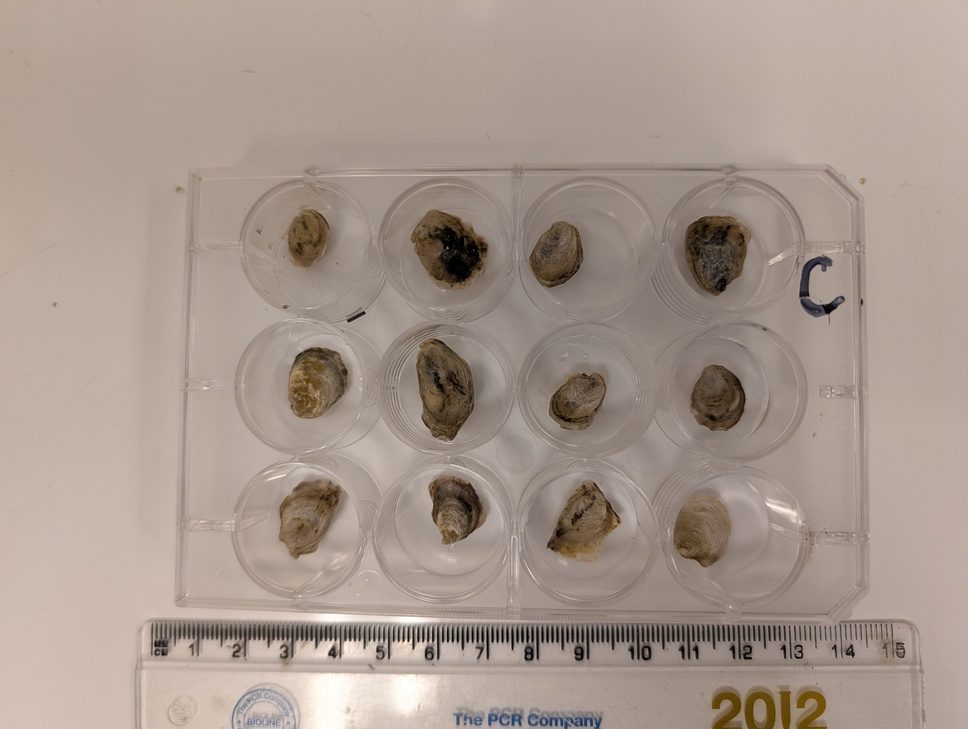
#> input picture Resazurin/data/20260921-mgig-sormi-multi_stress/images/plate-C.jpg, 968 x 729 px, shrunk from 4080 x 3072 before the run; its folder holds only this picture in this run
$ python 05.0-measure-oyster-area-20260921.py
#> lines starting #> are read from the running program, lines starting #| are printed output that depends on the picture; after the words box and inside, x2 and y2 are one past the last pixel; in counts of white or black regions, pixels touching at a corner belong together
#!/usr/bin/env python3
"""
05.0 - Measure oyster surface area (mm^2) from 20260921 multi-stress plate photos.

Each photo shows one 12-well plate (3 rows x 4 cols, one oyster per well) above
a mm ruler. For each image we:
  1. estimate the pixel/mm scale from the periodicity of the ruler's mm ticks
     (FFT of the tick band intensity profile),
  2. fit the 3x4 well grid (known 26 mm pitch; search rotation/scale/offset)
     to a local-darkness map,
     (on darkness + brown tint)
  3. within each well disk, segment the oyster with a per-well Otsu threshold
     on darkness + saturation relative to that well's background, keeping the
     component that reaches the well centre (drops well-rim arcs),
  4. write per-well area (mm^2) and an overlay PNG for visual QC.

Outputs:
  Resazurin/outputs/05.0-measure-oyster-area-20260921/oyster_area.csv
  Resazurin/outputs/05.0-measure-oyster-area-20260921/overlays/plate-*.png
"""
from pathlib import Path

import numpy as np
from PIL import Image, ImageDraw
from scipy import ndimage as ndi

ROOT = Path(__file__).resolve().parents[1]  # Resazurin/
IMG_DIR = ROOT / "data" / "20260921-mgig-sormi-multi_stress" / "images"
OUT_DIR = ROOT / "outputs" / "05.0-measure-oyster-area-20260921"
OVL_DIR = OUT_DIR / "overlays"
OVL_DIR.mkdir(parents=True, exist_ok=True)

PLATES = list("CRSTUV")
DS = 2  # downsample factor for segmentation speed
PITCH_MM = 26.0     # 12-well plate well-to-well pitch (SBS format)
WELL_R_MM = 10.5    # search radius inside a well (well ID ~22 mm; excludes rim)
CORE_R_MM = 5.0     # a real oyster blob must reach within this of the centre
MIN_FEAT = 0.06     # floor on the per-well threshold
OTSU_FRAC = 0.6     # fraction of Otsu threshold (captures pale shell margins)
ROWS, COLS = "ABC", 4


def ruler_scale(gray):
    """Return (px_per_mm, ruler_top_row) in full-resolution pixels.

    Scans rows in the lower half of the image for a strong periodic signal at
    the mm-tick frequency (period ~12-40 px), then refines the period on the
    best band via FFT peak interpolation.
    """
    h, w = gray.shape
    best = (0, None, None)
    periods = (12, 40)
    for y in range(h // 2, h - 10, 6):
        band = gray[y:y + 12, :].mean(axis=0)
        band = band - ndi.uniform_filter1d(band, 101)
        spec = np.abs(np.fft.rfft(band * np.hanning(w)))
        freqs = np.fft.rfftfreq(w)
        m = (freqs > 1 / periods[1]) & (freqs < 1 / periods[0])
        k = np.argmax(spec[m])
        strength = spec[m][k] / (np.median(spec[m]) + 1e-9)
        if strength > best[0]:
            best = (strength, y, 1 / freqs[m][k])
    _, y_best, _ = best
    # refine on a thicker band with parabolic peak interpolation
    band = gray[y_best:y_best + 20, :].mean(axis=0)
    band = band - ndi.uniform_filter1d(band, 101)
    n = 1 << 16
    spec = np.abs(np.fft.rfft(band * np.hanning(w), n=n))
    freqs = np.fft.rfftfreq(n)
    m = (freqs > 1 / periods[1]) & (freqs < 1 / periods[0])
    idx = np.where(m)[0]
    k = idx[np.argmax(spec[idx])]
    a, b, c = spec[k - 1], spec[k], spec[k + 1]
    off = 0.5 * (a - c) / (a - 2 * b + c)
    period = 1 / ((k + off) / n)
    return period, y_best, best[0]


def evidence(rgb, px_per_mm):
    """Per-pixel 'oyster-ness' (downsampled): darker than local background."""
    small = rgb[::DS, ::DS].astype(float) / 255.0
    mx = ndi.uniform_filter(small.max(axis=2), 3)
    elem = int(30 * px_per_mm / DS) // 4
    bg = ndi.grey_closing(mx[::4, ::4], size=(elem, elem))
    bg = ndi.zoom(bg, (mx.shape[0] / bg.shape[0], mx.shape[1] / bg.shape[1]), order=1)
    return np.clip(bg - mx, 0, None), mx


def fit_grid(dark, px_per_mm, ruler_top):
    """Fit the 3x4 well grid (known pitch) to the darkness map.

    Searches rotation, pitch scale and origin, maximising darkness summed inside
    12 disks of radius ~8 mm (the oysters sit in the well centres).
    Returns a (3, 4, 2) array of well centres (y, x) in downsampled pixels.
    """
    f = 4  # extra coarsening for the search
    d = dark[::f, ::f].copy()
    d[int(ruler_top / DS / f):, :] = 0
    best = (-1, None)
    for scale in np.arange(1.02, 1.161, 0.02):  # plate top ~5-15% larger than ruler plane
        pitch = PITCH_MM * scale * px_per_mm / DS / f
        r = 6 * px_per_mm / DS / f  # fixed radius so larger pitch is not favoured
        yy, xx = np.mgrid[-int(r):int(r) + 1, -int(r):int(r) + 1]
        disk = (yy ** 2 + xx ** 2 <= r ** 2).astype(float)
        smap = ndi.convolve(d, disk, mode="constant")
        for theta in np.deg2rad(np.arange(-5, 5.1, 1.0)):
            c, s_ = np.cos(theta), np.sin(theta)
            offs = []
            for i in range(3):
                for j in range(4):
                    dx, dy = j * pitch, i * pitch
                    offs.append((dy * c + dx * s_, dx * c - dy * s_))
            offs = np.array(offs)
            oy, ox = np.round(offs).astype(int).T
            H, W = smap.shape
            y0max, x0max = H - oy.max() - 1, W - ox.max() - 1
            y0min, x0min = -oy.min(), -ox.min()
            if y0max <= y0min or x0max <= x0min:
                continue
            tot = np.zeros((y0max - y0min, x0max - x0min))
            for a, b in zip(oy, ox):
                tot += smap[y0min + a:y0max + a, x0min + b:x0max + b]
            k = np.unravel_index(np.argmax(tot), tot.shape)
            if tot[k] > best[0]:
                centres = (offs + np.array([k[0] + y0min, k[1] + x0min])) * f
                best = (tot[k], (centres.reshape(3, 4, 2), scale))
    return best[1]


def otsu(x):
    hist, edges = np.histogram(x, bins=128)
    mids = (edges[:-1] + edges[1:]) / 2
    w0 = np.cumsum(hist); w1 = w0[-1] - w0
    m0 = np.cumsum(hist * mids) / np.maximum(w0, 1)
    m1 = (np.sum(hist * mids) - np.cumsum(hist * mids)) / np.maximum(w1, 1)
    return mids[np.argmax(w0 * w1 * (m0 - m1) ** 2)]


def segment_well(val, sat, cy, cx, r_px, r_core):
    """Segment the oyster inside one well disk; returns mask in full DS frame."""
    H, W = val.shape
    y0, y1 = max(int(cy - r_px), 0), min(int(cy + r_px) + 1, H)
    x0, x1 = max(int(cx - r_px), 0), min(int(cx + r_px) + 1, W)
    yy, xx = np.mgrid[y0:y1, x0:x1]
    rr = np.hypot(yy - cy, xx - cx)
    disk = rr <= r_px
    v, s_ = val[y0:y1, x0:x1], sat[y0:y1, x0:x1]
    # well background = bright, unsaturated majority of the disk
    feat = (np.percentile(v[disk], 85) - v) + 1.5 * (s_ - np.percentile(s_[disk], 15))
    t = max(OTSU_FRAC * otsu(feat[disk]), MIN_FEAT)
    m = (feat > t) & disk
    m = ndi.binary_opening(m, structure=np.ones((5, 5)))
    m = ndi.binary_closing(m, structure=np.ones((9, 9)))
    m = ndi.binary_fill_holes(m)
    # disk opening (~1.5 mm) detaches thin well-rim arcs from the shell
    rad = max(int(1.5 * r_px / WELL_R_MM / 1.0), 3)
    dy, dx = np.mgrid[-rad:rad + 1, -rad:rad + 1]
    m = ndi.binary_opening(m, structure=(dy ** 2 + dx ** 2) <= rad ** 2)
    lab, n = ndi.label(m)
    if n == 0:
        return None
    # keep components that reach the well core (drops rim arcs)
    keep = [k for k in range(1, n + 1) if (rr[lab == k] <= r_core).any()]
    if not keep:
        return None
    sizes = [np.sum(lab == k) for k in keep]
    comp = lab == keep[int(np.argmax(sizes))]
    out = np.zeros_like(val, dtype=bool)
    out[y0:y1, x0:x1] = comp
    return out


rows_out = ["plate_ID,plate_well,area_px,area_mm2,px_per_mm,scale_strength,grid_scale,otsu_note"]
for p in PLATES:
    im = Image.open(IMG_DIR / f"plate-{p}.jpg").convert("RGB")
#> im is the input picture: PIL image 968x729 RGB; mean R, G, B 166.8, 151.7, 141.5
    rgb = np.asarray(im)
    gray = rgb.mean(axis=2)
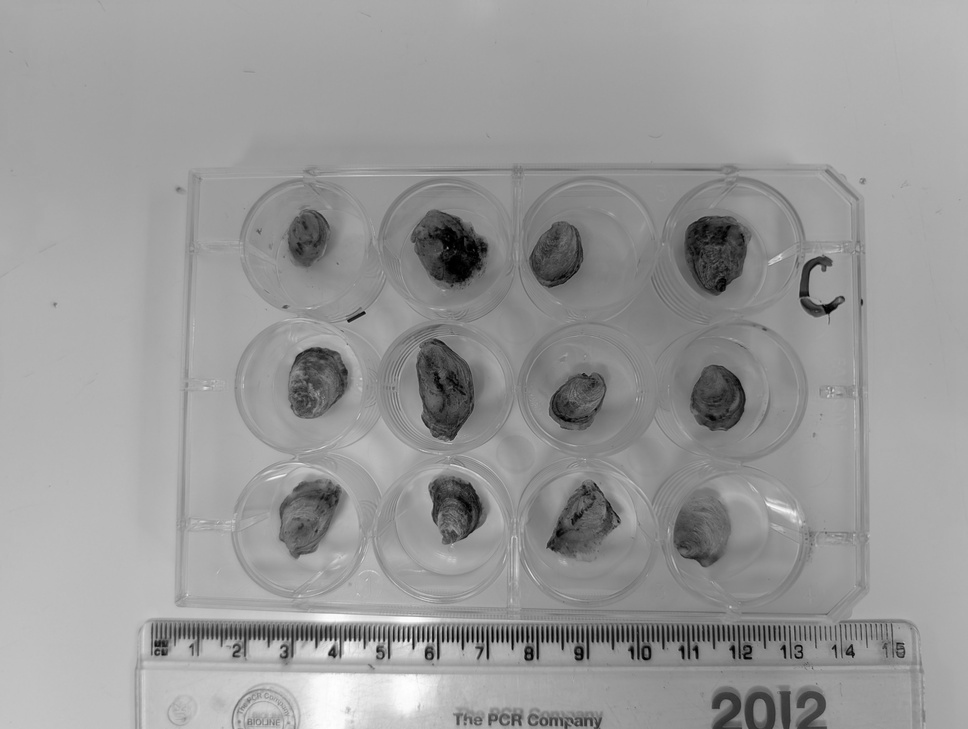
#> gray: shape (729, 968) float64; min 0, max 255, mean 153.3
    px_per_mm, ruler_top, strength = ruler_scale(gray)
#> the loop in ruler_scale, `for y in range(h // 2, h - 10, 6):` made 60 passes
#> (k, strength, best) on passes 1, 7, 8, 15, 17, 46: (8, 3.45, (3.45, 364, 29.33)), (4, 3.98, (3.98, 400, 33.38)), (4, 5.58, (5.58, 406, 33.38)), (4, 6.77, (6.77, 448, 33.38)), (4, 7.16, (7.16, 460, 33.38)), (14, 9.76, (9.76, 634, 24.82))
#> (k, strength) on passes 2, 3, 4, 5, 6, 9: (10, 2.77), (10, 3.19), (2, 2.19), (4, 3.07), (4, 3.22), (4, 5.06)
#> in ruler_scale, `_, y_best, _ = best`: y_best = 634
#> in ruler_scale, `band = gray[y_best:y_best + 20, :].mean(axis=0)`: band = 968 values, max 205.1 at index 143, min 5.1 at index 487, mean 134.9
#> in ruler_scale, `band = band - ndi.uniform_filter1d(band, 101)`: band = 968 values, max 61.41 at index 406, min -111.3 at index 487, mean -1.35e-13
#> in ruler_scale, `k = idx[np.argmax(spec[idx])]`: k = 2645
#> in ruler_scale, `a, b, c = spec[k - 1], spec[k], spec[k + 1]`: a = 2486.2; b = 2486.3; c = 2486.1
#> in ruler_scale, `off = 0.5 * (a - c) / (a - 2 * b + c)`: off = -0.116
#> in ruler_scale, `period = 1 / ((k + off) / n)`: period = 24.78
#> px_per_mm = 24.78; ruler_top = 634; strength = 9.76

    dark, val = evidence(rgb, px_per_mm)
#> in evidence, `mx = ndi.uniform_filter(small.max(axis=2), 3)`:
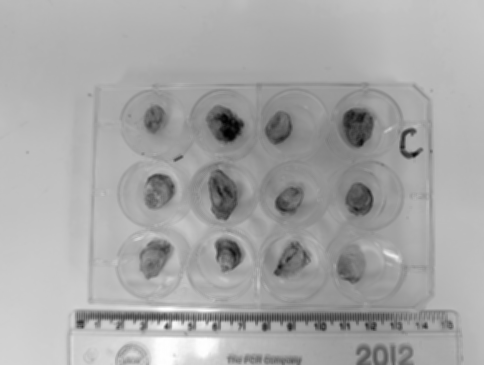
#> mx: shape (365, 484) float64; min 0.00218, max 1, mean 0.655
#> in evidence, `elem = int(30 * px_per_mm / DS) // 4`: elem = 92
#> in evidence, `bg = ndi.grey_closing(mx[::4, ::4], size=(elem, elem))`:
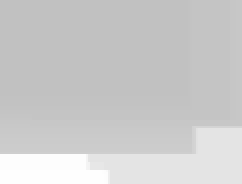
#> bg: shape (92, 121) float64 (shown 2 times larger); min 0.758, max 0.999, mean 0.8
    small = rgb[::DS, ::DS].astype(float) / 255.0
    mx, mn = small.max(axis=2), small.min(axis=2)
    # brown/olive tint (R,G above B); pink resazurin carry-over has high B so is not counted
    sat = ndi.uniform_filter(np.clip(small[..., :2].mean(axis=2) - small[..., 2], 0, None), 3)
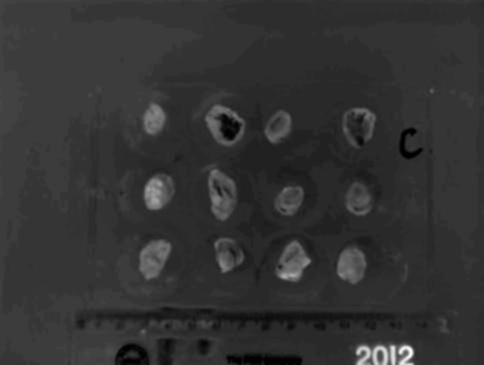
#> sat: shape (365, 484) float64; min -9.94e-17, max 0.348, mean 0.0699; drawn with min black and max white
    centres, gscale = fit_grid(dark, px_per_mm, ruler_top)
#> in fit_grid, `d[int(ruler_top / DS / f):, :] = 0`:
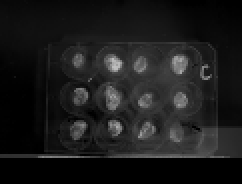
#> d: shape (92, 121) float64 (shown 2 times larger); min 0, max 0.752, mean 0.107
#> the loop in fit_grid, `for scale in np.arange(1.02, 1.161, 0.02):` made 8 passes
#> pitch on passes 1 to 8: 82.14, 83.75, 85.36, 86.97, 88.58, 90.19, 91.8, 93.41
#> pass 1, in fit_grid, `disk = (yy ** 2 + xx ** 2 <= r ** 2).astype(float)`:
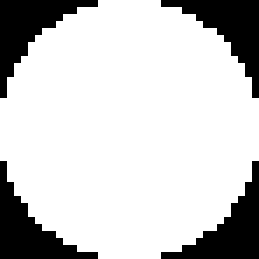
#> disk: shape (37, 37) float64 (shown 7 times larger); values 0 (black) and 1 (white), 79.3% white; 4 black regions, box (x1, y1, x2, y2) and area: (0, 0, 14, 14) 71, (23, 0, 37, 14) 71, (0, 23, 14, 37) 71, (23, 23, 37, 37) 71
#> pass 1, in fit_grid, `smap = ndi.convolve(d, disk, mode="constant")`:
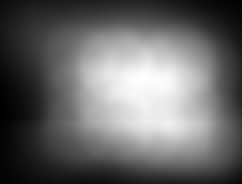
#> smap: shape (92, 121) float64 (shown 2 times larger); min 2.45, max 268.4, mean 110.8; drawn with min black and max white
#> (the run stopped early here; a loop or call above may not have finished)
